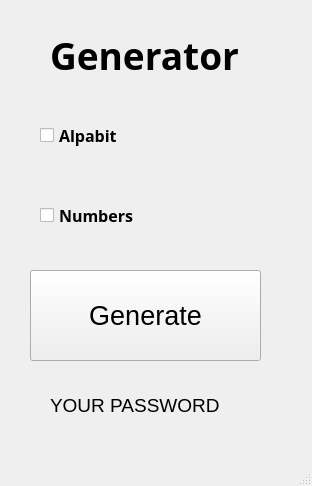
<?xml version="1.0" encoding="UTF-8"?>
<ui version="4.0">
 <class>MainWindow</class>
 <widget class="QMainWindow" name="MainWindow">
  <property name="geometry">
   <rect>
    <x>0</x>
    <y>0</y>
    <width>312</width>
    <height>486</height>
   </rect>
  </property>
  <property name="windowTitle">
   <string>MainWindow</string>
  </property>
  <widget class="QWidget" name="centralwidget">
   <widget class="QPushButton" name="pushButton">
    <property name="geometry">
     <rect>
      <x>30</x>
      <y>270</y>
      <width>231</width>
      <height>91</height>
     </rect>
    </property>
    <property name="font">
     <font>
      <pointsize>20</pointsize>
     </font>
    </property>
    <property name="text">
     <string>Generate</string>
    </property>
   </widget>
   <widget class="QLabel" name="label">
    <property name="geometry">
     <rect>
      <x>50</x>
      <y>-10</y>
      <width>221</width>
      <height>131</height>
     </rect>
    </property>
    <property name="font">
     <font>
      <family>Script</family>
      <pointsize>28</pointsize>
      <weight>75</weight>
      <bold>true</bold>
     </font>
    </property>
    <property name="text">
     <string>Generator</string>
    </property>
   </widget>
   <widget class="QCheckBox" name="checkBox">
    <property name="geometry">
     <rect>
      <x>40</x>
      <y>120</y>
      <width>151</width>
      <height>31</height>
     </rect>
    </property>
    <property name="font">
     <font>
      <family>Roman</family>
      <pointsize>12</pointsize>
      <weight>75</weight>
      <bold>true</bold>
     </font>
    </property>
    <property name="text">
     <string>Alpabit</string>
    </property>
   </widget>
   <widget class="QCheckBox" name="checkBox_2">
    <property name="geometry">
     <rect>
      <x>40</x>
      <y>190</y>
      <width>201</width>
      <height>51</height>
     </rect>
    </property>
    <property name="font">
     <font>
      <family>Roman</family>
      <pointsize>12</pointsize>
      <weight>75</weight>
      <bold>true</bold>
     </font>
    </property>
    <property name="text">
     <string>Numbers</string>
    </property>
   </widget>
   <widget class="QLabel" name="label_2">
    <property name="geometry">
     <rect>
      <x>50</x>
      <y>380</y>
      <width>251</width>
      <height>51</height>
     </rect>
    </property>
    <property name="font">
     <font>
      <pointsize>14</pointsize>
     </font>
    </property>
    <property name="text">
     <string>YOUR PASSWORD</string>
    </property>
   </widget>
  </widget>
  <widget class="QMenuBar" name="menubar">
   <property name="geometry">
    <rect>
     <x>0</x>
     <y>0</y>
     <width>312</width>
     <height>26</height>
    </rect>
   </property>
  </widget>
  <widget class="QStatusBar" name="statusbar"/>
 </widget>
 <resources/>
 <connections/>
</ui>
